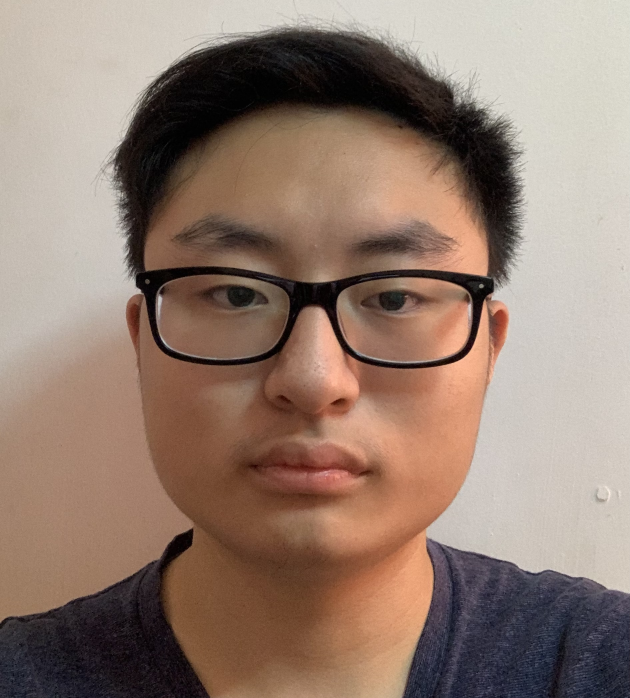
#> input picture face.JPG, 1890 x 2094 px, found by its file name (shown at 1/3 size)
$ python basic_functions.py
#> lines starting #> are read from the running program, lines starting #| are printed output that depends on the picture
import cv2 as cv

img = cv.imread("face.jpg")
#> img is the input picture: shape (2094, 1890, 3); mean B, G, R 112.2, 125, 147.1

cv.imshow("face", img)

#convert to grayscale
gray = cv.cvtColor(img, cv.COLOR_BGR2GRAY)
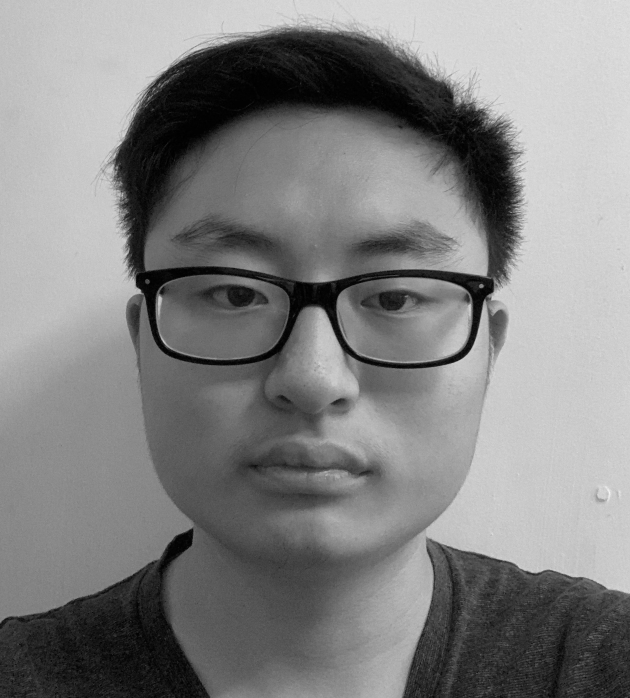
#> gray: shape (2094, 1890) (shown at 1/3 size); min 0, max 248, mean 130.2
cv.imshow("gray", gray)

#blur an image
blur = cv.GaussianBlur(img, (99,99), cv.BORDER_DEFAULT)
cv.imshow("blur", blur)

#edge cascade (find edges in image)
canny = cv.Canny(img, 125, 175)
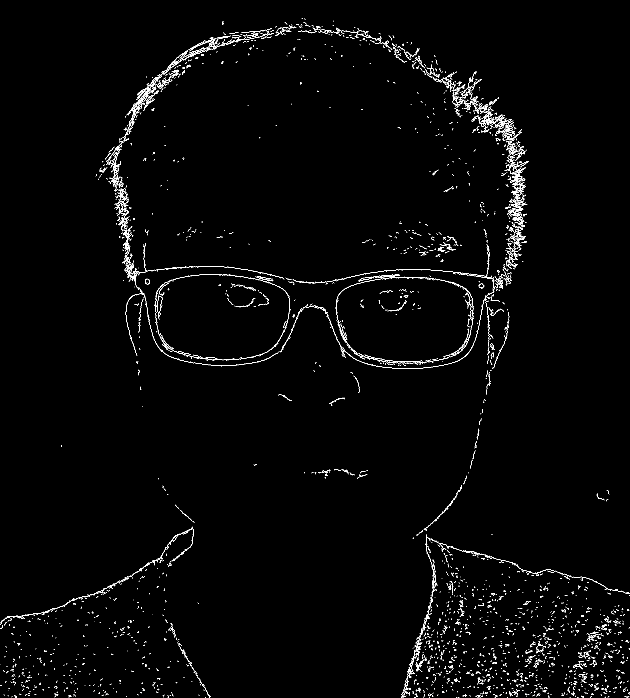
#> canny: shape (2094, 1890) (shown at 1/3 size); 1.2% white in thin lines or dots
cv.imshow("Canny edges", canny)
#you can also find edges by passing in the blur image

#dilating the image
dilated = cv.dilate(canny, (3,3), iterations=1)
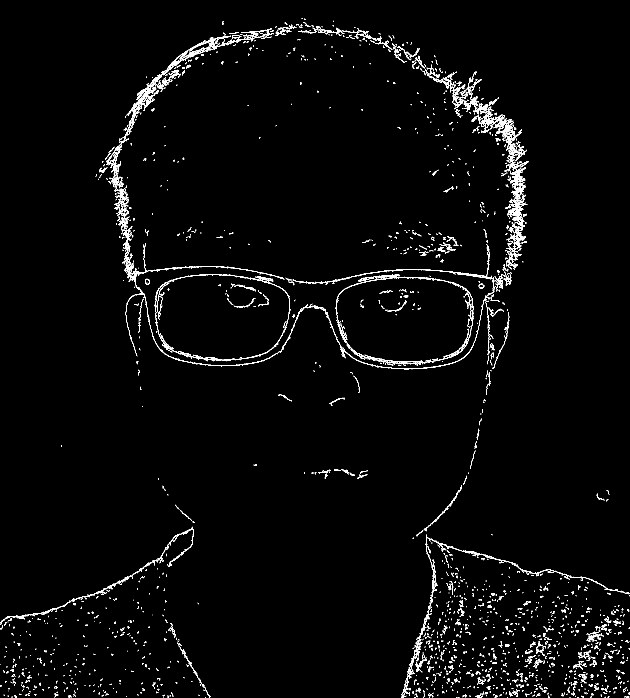
#> dilated: shape (2094, 1890) (shown at 1/3 size); 1.9% white in thin lines or dots
cv.imshow("Dilated", dilated)

#eroding
eroded = cv.erode(dilated, (9,9), iterations=1)
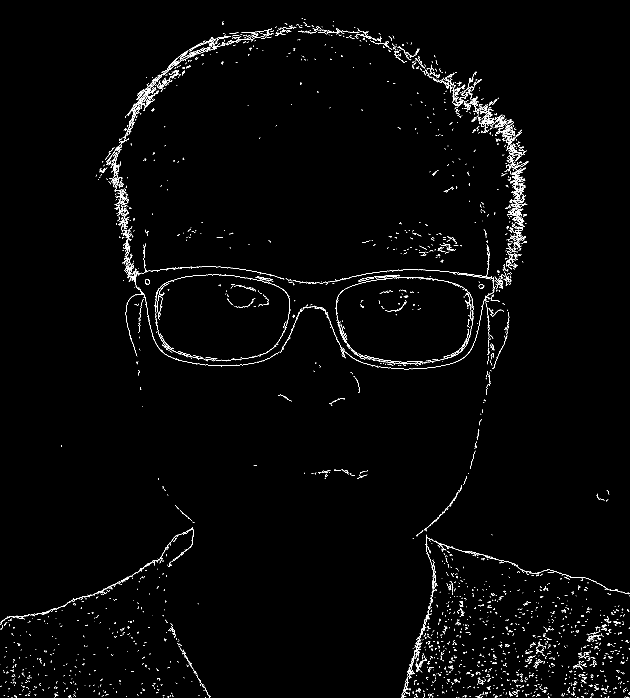
#> eroded: shape (2094, 1890) (shown at 1/3 size); 1.2% white in thin lines or dots
cv.imshow("eroded", eroded)

#resize an iamge
resize = cv.resize(img, (500,500), interpolation=cv.INTER_CUBIC)
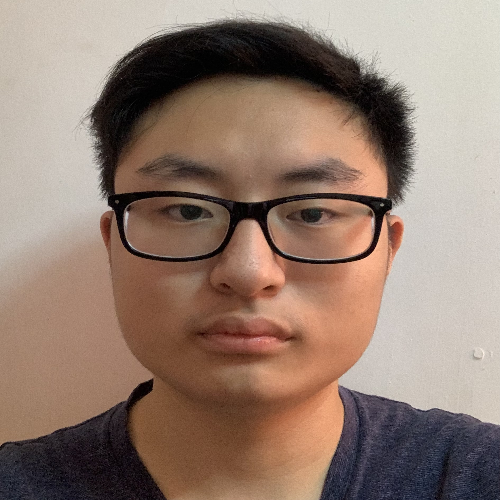
#> resize: shape (500, 500, 3); mean B, G, R 112.2, 125, 147.1
cv.imshow("resized", resize)

#cropping
cropped = img[50:200, 200:400]
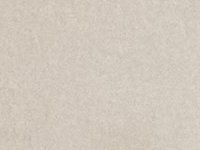
#> cropped: shape (150, 200, 3); mean B, G, R 189.3, 200.3, 209.6
cv.imshow("cropped", cropped)


cv.waitKey(0)
